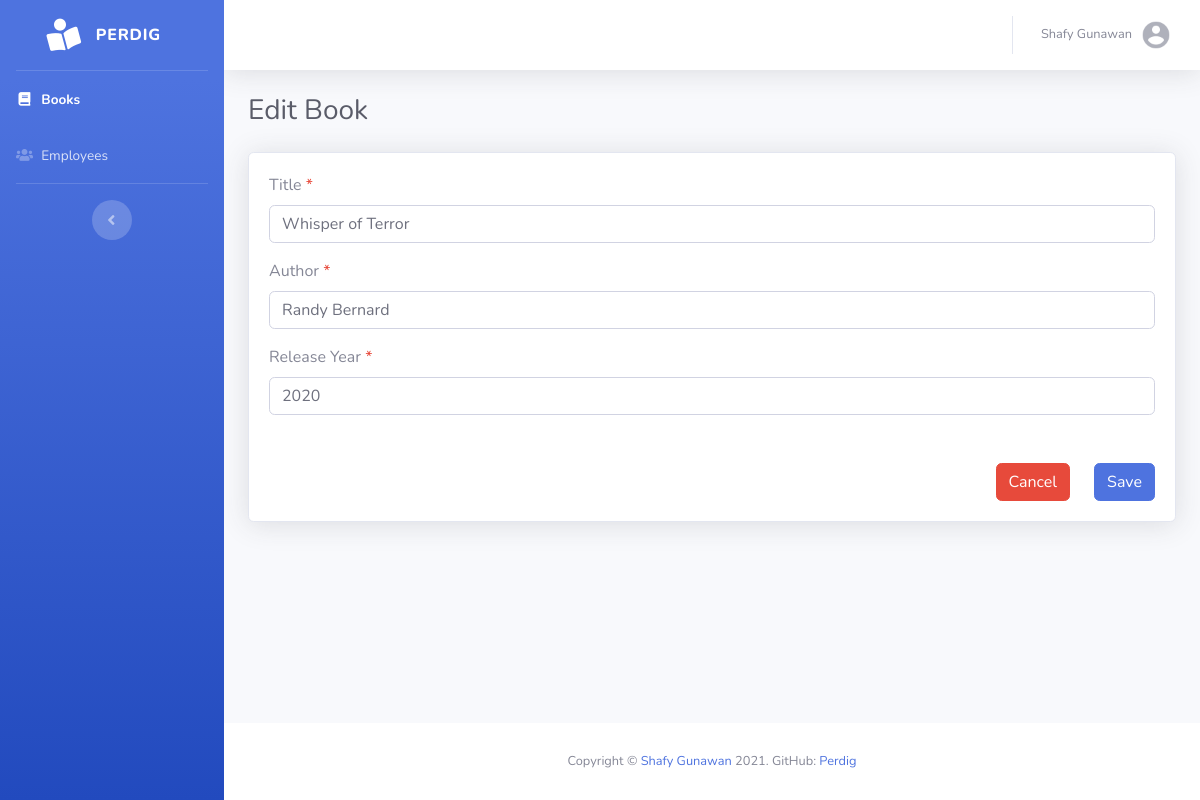
The app's page /books/edit.php?id=1 (signed in) with its own data.
### tables this page shows
CREATE TABLE `books` (
  `id` int(11) NOT NULL,
  `title` varchar(255) NOT NULL,
  `author` varchar(255) NOT NULL,
  `release_year` year(4) NOT NULL
);

### global/config.php (called while the page is built, shortened)
<?php
$baseUrl = "http://localhost/perdig";

### global/booksModel.php (called while the page is built, shortened)
<?php
require_once(__DIR__ . "/config.php");
function findBook($id)
{
  global $conn;
  $query = "SELECT * FROM books WHERE id = $id";
  $results = mysqli_query($conn, $query);
  $book = mysqli_fetch_assoc($results);
  return $book;
}

### books/edit.php (the view, shortened to what this page needs)
<?php
require_once(__DIR__ . "/../global/booksModel.php");
$book = findBook($_GET["id"]);
?>
<!DOCTYPE html>
<html lang="en">
<head>
  <link href="<?= $baseUrl; ?>/lib/fontawesome-free/css/all.min.css" rel="stylesheet" type="text/css">
  <link href="<?= $baseUrl; ?>/lib/sb-admin-2/css/sb-admin-2.min.css" rel="stylesheet">
</head>
<body class="bg-gradient-primary">
  <div id="wrapper">
    <ul class="navbar-nav bg-gradient-primary sidebar sidebar-dark accordion" id="accordionSidebar">
      <a class="sidebar-brand d-flex align-items-center justify-content-center" href="<?= $baseUrl; ?>/index.php">
        <div class="sidebar-brand-icon rotate-n-15">
          <i class="fas fa-book-reader"></i>
        </div>
        <div class="sidebar-brand-text mx-3">Perdig</div>
      </a>
      <hr class="sidebar-divider my-0">
      <li class="nav-item active">
        <a class="nav-link" href="<?= $baseUrl; ?>/books/index.php">
          <i class="fas fa-fw fa-book"></i>
          <span>Books</span></a>
      </li>
      <?php if ($_SESSION["level"] === "admin") : ?>
        <li class="nav-item">
          <a class="nav-link" href="<?= $baseUrl; ?>/employees/index.php">
            <i class="fas fa-fw fa-users"></i>
            <span>Employees</span></a>
        </li>
      <?php endif; ?>
      <hr class="sidebar-divider d-none d-md-block">
      <div class="text-center d-none d-md-inline">
        <button class="rounded-circle border-0" id="sidebarToggle"></button>
      </div>
    </ul>
    <div id="content-wrapper" class="d-flex flex-column">
      <div id="content">
        <nav class="navbar navbar-expand navbar-light bg-white topbar mb-4 static-top shadow">
          <ul class="navbar-nav ml-auto">
            <li class="nav-item dropdown no-arrow">
              <a class="nav-link dropdown-toggle" href="#" id="userDropdown" role="button" data-toggle="dropdown" aria-haspopup="true" aria-expanded="false">
                <span class="mr-2 d-none d-lg-inline text-gray-600 small"><?= $_SESSION["name"]; ?></span>
                <img class="img-profile rounded-circle" src="<?= $baseUrl; ?>/img<?= $_SESSION["profile_path"]; ?>">
              </a>
            </li>
          </ul>
        </nav>
        <div class="container-fluid">
          <div class="d-sm-flex align-items-center justify-content-between mb-4">
            <h1 class="h3 mb-0 text-gray-800">Edit Book</h1>
          </div>
          <div class="card shadow mb-4">
            <div class="card-body">
              <form action="<?= $baseUrl; ?>/books/update.php" method="POST">
                <div class="mb-3">
                  <label for="title" class="form-label">Title <span class="text-danger">*</span></label>
                  <input type="text" class="form-control" id="title" name="title" value="<?= $book["title"]; ?>" required>
                </div>
                <div class="mb-3">
                  <label for="author" class="form-label">Author <span class="text-danger">*</span></label>
                  <input type="text" class="form-control" id="author" name="author" value="<?= $book["author"]; ?>" required>
                </div>
                <div class="mb-3">
                  <label for="release-year" class="form-label">Release Year <span class="text-danger">*</span></label>
                  <input type="number" class="form-control" id="release-year" name="release_year" min="1901" max="<?= date("Y"); ?>" value="<?= $book["release_year"]; ?>" required>
                </div>
                <div class="row justify-content-end mt-5">
                  <div class="col-sm-auto order-first order-sm-last mb-2 mb-sm-0">
                    <button type="submit" name="update" class="btn btn-primary w-100">Save</button>
                  </div>
                  <div class="col-sm-auto">
                    <a href="<?= $baseUrl; ?>/books/index.php" class="btn btn-danger w-100">Cancel</a>
                  </div>
                </div>
              </form>
            </div>
          </div>
        </div>
      </div>
      <footer class="sticky-footer bg-white">
        <div class="container my-auto">
          <div class="copyright text-center my-auto">
            <span>Copyright &copy; <a href="https://www.linkedin.com/in/shafygunawan/">Shafy Gunawan</a> 2021. GitHub: <a href="https://github.com/shafygunawan/perdig">Perdig</a></span>
          </div>
        </div>
      </footer>
    </div>
  </div>
</body>
</html>

### records on screen
books: title "Whisper of Terror", author "Randy Bernard", release_year "2020"

### other values on screen
$_SESSION["name"] "Shafy Gunawan"
